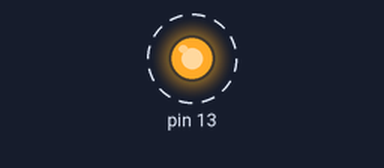
Bench run of a sketch on a simulated Arduino Uno, built with avr-gcc and run on an emulated ATmega328P. Parts: output pins drawn as LEDs (lit = HIGH). Dashed ring = blinking.

Above: at 0.5 s.
Timing chart, 0 to 4.6 s (numbered marks = the images above):
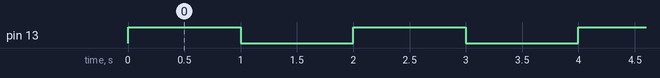

Measured:
- by itself, pin 13: alternates HIGH for 1.0 s and LOW for 1.0 s

The sketch:

blink_162_0.ino
```cpp
#include <avr/io.h>
#include "util/delay.h"

int
main()
{

  DDRB |= (1 << PB5);

  while (1)
  {
    PORTB ^= (1 << PB5);
    _delay_ms(1000);
  }
}
```
